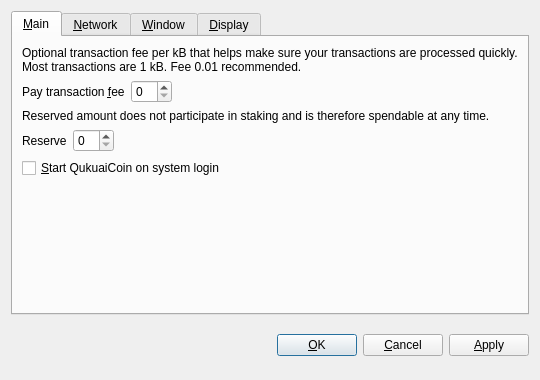
<?xml version="1.0" encoding="UTF-8"?>
<ui version="4.0">
 <class>OptionsDialog</class>
 <widget class="QDialog" name="OptionsDialog">
  <property name="geometry">
   <rect>
    <x>0</x>
    <y>0</y>
    <width>540</width>
    <height>380</height>
   </rect>
  </property>
  <property name="windowTitle">
   <string>Options</string>
  </property>
  <property name="modal">
   <bool>true</bool>
  </property>
  <layout class="QVBoxLayout" name="verticalLayout">
   <item>
    <widget class="QTabWidget" name="tabWidget">
     <property name="tabPosition">
      <enum>QTabWidget::North</enum>
     </property>
     <property name="currentIndex">
      <number>0</number>
     </property>
     <widget class="QWidget" name="tabMain">
      <attribute name="title">
       <string>&amp;Main</string>
      </attribute>
      <layout class="QVBoxLayout" name="verticalLayout_Main">
       <item>
        <widget class="QLabel" name="transactionFeeInfoLabel">
         <property name="text">
          <string>Optional transaction fee per kB that helps make sure your transactions are processed quickly. Most transactions are 1 kB. Fee 0.01 recommended.</string>
         </property>
         <property name="textFormat">
          <enum>Qt::PlainText</enum>
         </property>
         <property name="wordWrap">
          <bool>true</bool>
         </property>
        </widget>
       </item>
       <item>
        <layout class="QHBoxLayout" name="horizontalLayoutFee">
         <item>
          <widget class="QLabel" name="transactionFeeLabel">
           <property name="text">
            <string>Pay transaction &amp;fee</string>
           </property>
           <property name="textFormat">
            <enum>Qt::PlainText</enum>
           </property>
           <property name="buddy">
            <cstring>transactionFee</cstring>
           </property>
          </widget>
         </item>
         <item>
          <widget class="BitcoinAmountField" name="transactionFee"/>
         </item>
         <item>
          <spacer name="horizontalSpacerFee">
           <property name="orientation">
            <enum>Qt::Horizontal</enum>
           </property>
           <property name="sizeHint" stdset="0">
            <size>
             <width>40</width>
             <height>20</height>
            </size>
           </property>
          </spacer>
         </item>
        </layout>
       </item>
       <item>
        <widget class="QLabel" name="reserveBalanceInfoLabel">
         <property name="text">
          <string>Reserved amount does not participate in staking and is therefore spendable at any time.</string>
         </property>
         <property name="textFormat">
          <enum>Qt::PlainText</enum>
         </property>
         <property name="wordWrap">
          <bool>true</bool>
         </property>
        </widget>
       </item>
       <item>
        <layout class="QHBoxLayout" name="horizontalLayoutReserveBalance">
         <item>
          <widget class="QLabel" name="reserveBalanceLabel">
           <property name="text">
            <string>Reserve</string>
           </property>
           <property name="textFormat">
            <enum>Qt::PlainText</enum>
           </property>
           <property name="buddy">
            <cstring>reserveBalance</cstring>
           </property>
          </widget>
         </item>
         <item>
          <widget class="BitcoinAmountField" name="reserveBalance"/>
         </item>
         <item>
          <spacer name="horizontalSpacerReserveBalance">
           <property name="orientation">
            <enum>Qt::Horizontal</enum>
           </property>
           <property name="sizeHint" stdset="0">
            <size>
             <width>40</width>
             <height>20</height>
            </size>
           </property>
          </spacer>
         </item>
        </layout>
       </item>
       <item>
        <widget class="QCheckBox" name="bitcoinAtStartup">
         <property name="toolTip">
          <string>Automatically start QukuaiCoin after logging in to the system.</string>
         </property>
         <property name="text">
          <string>&amp;Start QukuaiCoin on system login</string>
         </property>
        </widget>
       </item>
       <item>
        <spacer name="verticalSpacer_Main">
         <property name="orientation">
          <enum>Qt::Vertical</enum>
         </property>
         <property name="sizeHint" stdset="0">
          <size>
           <width>20</width>
           <height>40</height>
          </size>
         </property>
        </spacer>
       </item>
      </layout>
     </widget>
     <widget class="QWidget" name="tabNetwork">
      <attribute name="title">
       <string>&amp;Network</string>
      </attribute>
      <layout class="QVBoxLayout" name="verticalLayout_Network">
       <item>
        <widget class="QCheckBox" name="mapPortUpnp">
         <property name="toolTip">
          <string>Automatically open the QukuaiCoin client port on the router. This only works when your router supports UPnP and it is enabled.</string>
         </property>
         <property name="text">
          <string>Map port using &amp;UPnP</string>
         </property>
        </widget>
       </item>
       <item>
        <widget class="QCheckBox" name="connectSocks">
         <property name="toolTip">
          <string>Connect to the QukuaiCoin network through a SOCKS5 proxy (e.g. when connecting through Tor).</string>
         </property>
         <property name="text">
          <string>&amp;Connect through SOCKS5 proxy:</string>
         </property>
        </widget>
       </item>
       <item>
        <layout class="QHBoxLayout" name="horizontalLayout_Network">
         <item>
          <widget class="QLabel" name="proxyIpLabel">
           <property name="text">
            <string>Proxy &amp;IP:</string>
           </property>
           <property name="textFormat">
            <enum>Qt::PlainText</enum>
           </property>
           <property name="buddy">
            <cstring>proxyIp</cstring>
           </property>
          </widget>
         </item>
         <item>
          <widget class="QValidatedLineEdit" name="proxyIp">
           <property name="maximumSize">
            <size>
             <width>140</width>
             <height>16777215</height>
            </size>
           </property>
           <property name="toolTip">
            <string>IP address of the proxy (e.g. 127.0.0.1)</string>
           </property>
          </widget>
         </item>
         <item>
          <widget class="QLabel" name="proxyPortLabel">
           <property name="text">
            <string>&amp;Port:</string>
           </property>
           <property name="textFormat">
            <enum>Qt::PlainText</enum>
           </property>
           <property name="buddy">
            <cstring>proxyPort</cstring>
           </property>
          </widget>
         </item>
         <item>
          <widget class="QLineEdit" name="proxyPort">
           <property name="maximumSize">
            <size>
             <width>55</width>
             <height>16777215</height>
            </size>
           </property>
           <property name="toolTip">
            <string>Port of the proxy (e.g. 9050)</string>
           </property>
          </widget>
         </item>
         <item>
          <spacer name="horizontalSpacer_Network">
           <property name="orientation">
            <enum>Qt::Horizontal</enum>
           </property>
           <property name="sizeHint" stdset="0">
            <size>
             <width>40</width>
             <height>20</height>
            </size>
           </property>
          </spacer>
         </item>
        </layout>
       </item>
       <item>
        <spacer name="verticalSpacer_Network">
         <property name="orientation">
          <enum>Qt::Vertical</enum>
         </property>
         <property name="sizeHint" stdset="0">
          <size>
           <width>20</width>
           <height>40</height>
          </size>
         </property>
        </spacer>
       </item>
      </layout>
     </widget>
     <widget class="QWidget" name="tabWindow">
      <attribute name="title">
       <string>&amp;Window</string>
      </attribute>
      <layout class="QVBoxLayout" name="verticalLayout_Window">
       <item>
        <widget class="QCheckBox" name="minimizeToTray">
         <property name="toolTip">
          <string>Show only a tray icon after minimizing the window.</string>
         </property>
         <property name="text">
          <string>&amp;Minimize to the tray instead of the taskbar</string>
         </property>
        </widget>
       </item>
       <item>
        <widget class="QCheckBox" name="minimizeOnClose">
         <property name="toolTip">
          <string>Minimize instead of exit the application when the window is closed. When this option is enabled, the application will be closed only after selecting Quit in the menu.</string>
         </property>
         <property name="text">
          <string>M&amp;inimize on close</string>
         </property>
        </widget>
       </item>
       <item>
        <spacer name="verticalSpacer_Window">
         <property name="orientation">
          <enum>Qt::Vertical</enum>
         </property>
         <property name="sizeHint" stdset="0">
          <size>
           <width>20</width>
           <height>40</height>
          </size>
         </property>
        </spacer>
       </item>
      </layout>
     </widget>
     <widget class="QWidget" name="tabDisplay">
      <attribute name="title">
       <string>&amp;Display</string>
      </attribute>
      <layout class="QVBoxLayout" name="verticalLayout_Display">
       <item>
        <layout class="QHBoxLayout" name="horizontalLayout_1_Display">
         <item>
          <widget class="QLabel" name="langLabel">
           <property name="text">
            <string>User Interface &amp;language:</string>
           </property>
           <property name="textFormat">
            <enum>Qt::PlainText</enum>
           </property>
           <property name="buddy">
            <cstring>lang</cstring>
           </property>
          </widget>
         </item>
         <item>
          <widget class="QValueComboBox" name="lang">
           <property name="toolTip">
            <string>The user interface language can be set here. This setting will take effect after restarting QukuaiCoin.</string>
           </property>
          </widget>
         </item>
        </layout>
       </item>
       <item>
        <layout class="QHBoxLayout" name="horizontalLayout_2_Display">
         <item>
          <widget class="QLabel" name="unitLabel">
           <property name="text">
            <string>&amp;Unit to show amounts in:</string>
           </property>
           <property name="textFormat">
            <enum>Qt::PlainText</enum>
           </property>
           <property name="buddy">
            <cstring>unit</cstring>
           </property>
          </widget>
         </item>
         <item>
          <widget class="QValueComboBox" name="unit">
           <property name="toolTip">
            <string>Choose the default subdivision unit to show in the interface and when sending coins.</string>
           </property>
          </widget>
         </item>
        </layout>
       </item>
       <item>
        <widget class="QCheckBox" name="coinControlFeatures">
         <property name="toolTip">
          <string>Whether to show coin control features or not.</string>
         </property>
         <property name="text">
          <string>Display coin &amp;control features (experts only!)</string>
         </property>
        </widget>
       </item>
       <item>
        <widget class="QCheckBox" name="useBlackTheme">
         <property name="text">
          <string>Use black visual theme (requires restart)</string>
         </property>
        </widget>
       </item>
       <item>
        <spacer name="verticalSpacer_Display">
         <property name="orientation">
          <enum>Qt::Vertical</enum>
         </property>
         <property name="sizeHint" stdset="0">
          <size>
           <width>20</width>
           <height>40</height>
          </size>
         </property>
        </spacer>
       </item>
      </layout>
     </widget>
    </widget>
   </item>
   <item>
    <layout class="QHBoxLayout" name="horizontalLayout_Buttons">
     <item>
      <spacer name="horizontalSpacer_1">
       <property name="orientation">
        <enum>Qt::Horizontal</enum>
       </property>
       <property name="sizeHint" stdset="0">
        <size>
         <width>40</width>
         <height>48</height>
        </size>
       </property>
      </spacer>
     </item>
     <item>
      <widget class="QLabel" name="statusLabel">
       <property name="font">
        <font>
         <weight>75</weight>
         <bold>true</bold>
        </font>
       </property>
       <property name="text">
        <string/>
       </property>
       <property name="textFormat">
        <enum>Qt::PlainText</enum>
       </property>
       <property name="wordWrap">
        <bool>true</bool>
       </property>
      </widget>
     </item>
     <item>
      <spacer name="horizontalSpacer_2">
       <property name="orientation">
        <enum>Qt::Horizontal</enum>
       </property>
       <property name="sizeHint" stdset="0">
        <size>
         <width>40</width>
         <height>48</height>
        </size>
       </property>
      </spacer>
     </item>
     <item>
      <widget class="QPushButton" name="okButton">
       <property name="text">
        <string>&amp;OK</string>
       </property>
      </widget>
     </item>
     <item>
      <widget class="QPushButton" name="cancelButton">
       <property name="text">
        <string>&amp;Cancel</string>
       </property>
       <property name="autoDefault">
        <bool>false</bool>
       </property>
      </widget>
     </item>
     <item>
      <widget class="QPushButton" name="applyButton">
       <property name="text">
        <string>&amp;Apply</string>
       </property>
       <property name="autoDefault">
        <bool>false</bool>
       </property>
      </widget>
     </item>
    </layout>
   </item>
  </layout>
 </widget>
 <customwidgets>
  <customwidget>
   <class>BitcoinAmountField</class>
   <extends>QSpinBox</extends>
   <header>bitcoinamountfield.h</header>
  </customwidget>
  <customwidget>
   <class>QValueComboBox</class>
   <extends>QComboBox</extends>
   <header>qvaluecombobox.h</header>
  </customwidget>
  <customwidget>
   <class>QValidatedLineEdit</class>
   <extends>QLineEdit</extends>
   <header>qvalidatedlineedit.h</header>
  </customwidget>
 </customwidgets>
 <resources/>
 <connections/>
</ui>
